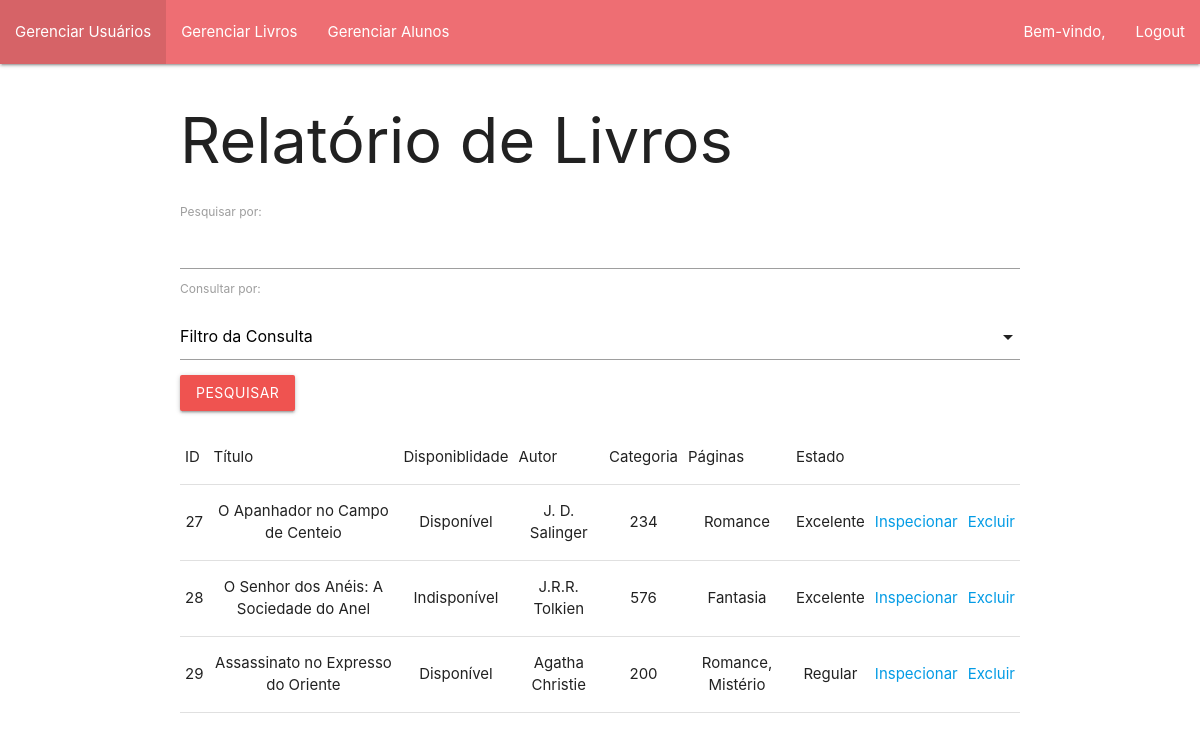
/admin/livros_read.php, run on an earlier commit of the app's database.
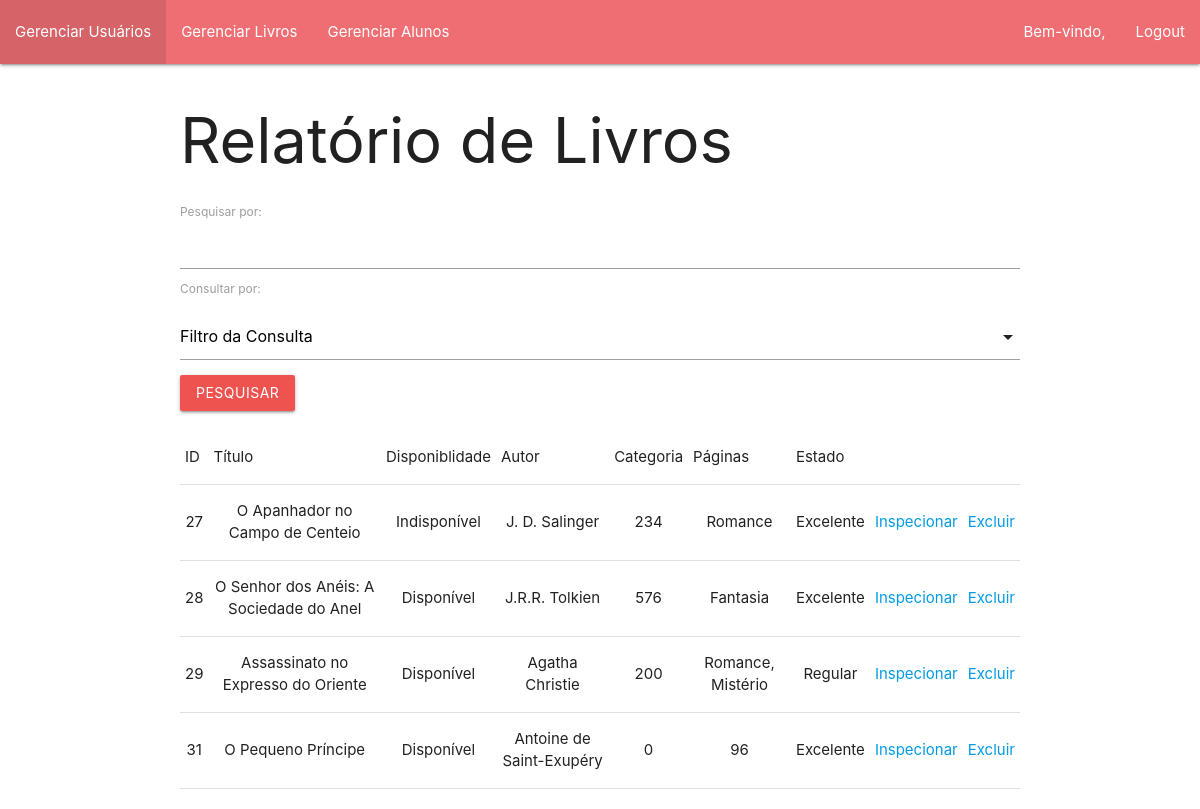
And on a later commit of the database.
### tables this page shows
CREATE TABLE IF NOT EXISTS `livros` (
  `id_livro` int(11) NOT NULL AUTO_INCREMENT,
  `titulo` varchar(400) DEFAULT NULL,
  `status_livro` varchar(50) DEFAULT NULL,
  `autor` varchar(400) DEFAULT NULL,
  `paginas` int(11) NOT NULL DEFAULT 0,
  `categoria` varchar(50) NOT NULL DEFAULT '0',
  `estado_livro` varchar(50) NOT NULL DEFAULT '0',
  `imagem` varchar(400) NOT NULL DEFAULT '0',
  `comentarios` varchar(400) NOT NULL DEFAULT '0',
  PRIMARY KEY (`id_livro`)
);

### admin/livros_read.php (the view, shortened to what this page needs)
<!DOCTYPE html>
<html lang="en">
<head>
    <link type="text/css" rel="stylesheet" href="../materialize/css/materialize.min.css"  media="screen,projection"/>
</head>
<body>
    <?php include 'navbar.php' ?>
    <div class="container">
        <h1>Relatório de Livros</h1>
        <form method="post">
            <label for="search">Pesquisar por:</label>
            <input type="text" id="search" name="pesquisa" autocomplete="off">
            <label for="consultaPor">Consultar por: </label>
            <div class="input-field col s12">
            </div>
            <div class="row">
                <button class="btn red lighten-1" type="submit" name="submit">Pesquisar</button>
            </div>
        </form>
        <div class="row">
            <table class="stripped centered">
                <thead>
                    <tr>
                        <td>ID</td>
                        <td>Título</td>
                        <td>Disponiblidade</td>
                        <td>Autor</td>
                        <td>Categoria</td>
                        <td>Páginas</td>
                        <td>Estado</td>
                    </tr>
                </thead>
                <tbody>
                    <?php
                        include 'connect.php';
                        include 'classes.php';
                        if(!isset($_POST['submit']))
                        {
                            $query = "SELECT * FROM livros";
                            $stmt = $mysqli->prepare($query);
                            $stmt->execute();
                            $result = $stmt->get_result();
                            $rows = $result->fetch_all(MYSQLI_NUM);
                        }
                        foreach($rows as $row)
                        {
                            echo "<tr>";
                            foreach($row as $columnIndex=>$entry)
                            {
                                if($columnIndex == 7 || $columnIndex == 8)
                                {
                                    continue;
                                }
                                echo "<td>$entry</td>";
                            }
                            echo "<td><a href='./livros_insp.php?id=$row[0]'>Inspecionar</a></td>";
                            echo "<td><a href='./livros_delete.php?id=$row[0]'>Excluir</a></td>";
                            echo "</tr>";
                        }
                    ?>
                </tbody>
            </table>
        </div>
    </div>
</body>
</html>

What changed in the data, as far as the page shows it:
added livros: id_livro "31", titulo "O Pequeno Príncipe", status_livro "Disponível", autor "Antoine de Saint-Exupéry", paginas "0", categoria "96", estado_livro "Excelente"
Also different on the page:
new list line: "Indisponível"
new list line: "Disponível"
list line gone: "Disponível"
list line gone: "Indisponível"
